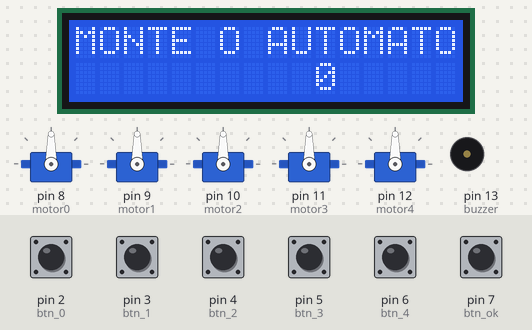
This sketch was run on a simulated Arduino Uno, built with avr-gcc and run on an emulated ATmega328P. Parts: 5 × servo, 16×2 character LCD, buzzer (waves = sounding). The test bench sets the inputs (shaded band); at power-on: pin 2 (btn_0), pin 3 (btn_1), pin 4 (btn_2), pin 5 (btn_3), pin 6 (btn_4), pin 7 (btn_ok) LOW.

Above: at 1.2 s.
1.3 s: pin 2 (btn_0) pulled HIGH for 1 s
At 3.4 s:
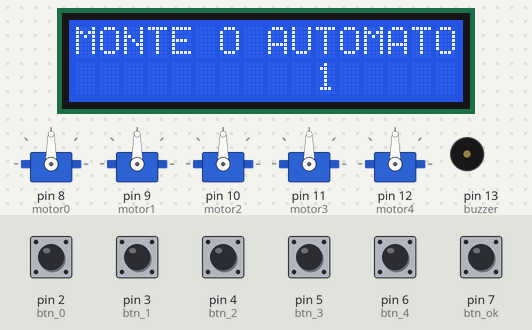
3.8 s: pin 7 (btn_ok) pulled HIGH for 0.15 s
At 5.3 s:
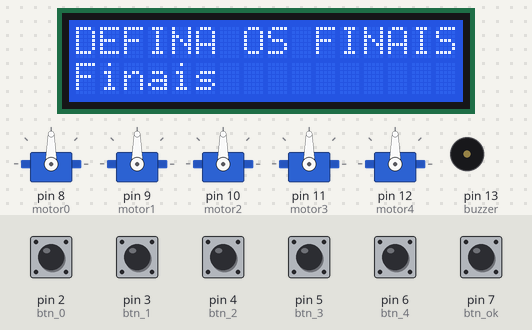
5.6 s: pin 3 (btn_1) pulled HIGH for 0.15 s
At 6.7 s:
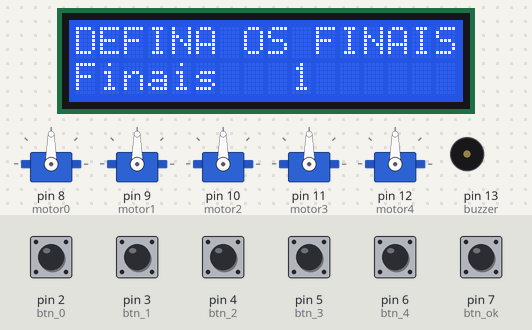
7.4 s: pin 7 (btn_ok) pulled HIGH for 1 s
At 9.9 s:
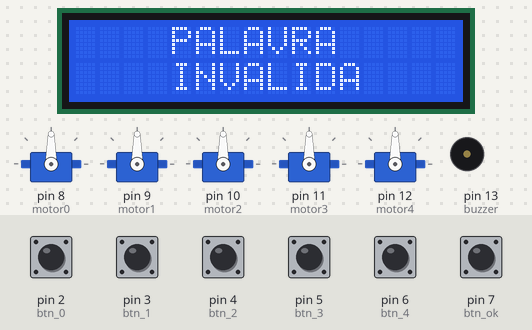
11.0 s: pin 2 (btn_0) driven HIGH and pin 7 (btn_ok) driven HIGH
At 11.8 s:
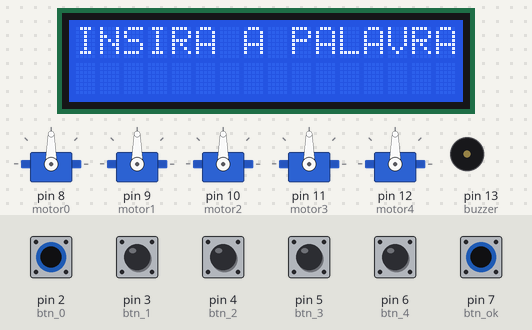
14.0 s: pin 7 (btn_ok) driven LOW
At 15.2 s:
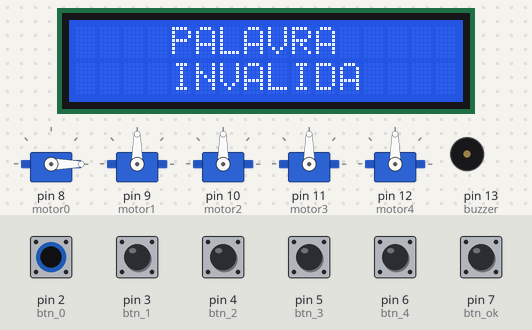
Timing chart, 0 to 16.6 s (numbered marks = the images above; inputs shaded):
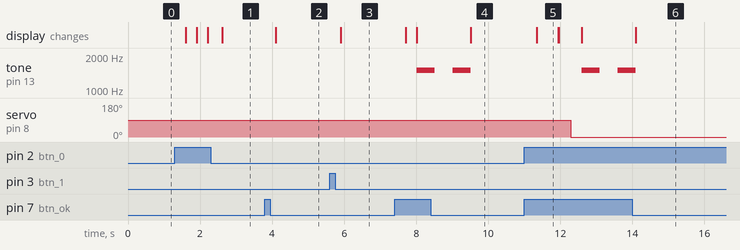

Measured:
- after the input at 1.3 s, the display: first changes after 0.31 s (image 1 shows a later state)
- after the input at 3.8 s, the display: first changes after 0.30 s (image 2 shows a later state)
- after the input at 5.6 s, the display: changes after 0.31 s (image 3)
- after the input at 7.4 s, tone on pin 13 (buzzer): alternates 1500 Hz for 0.50 s and silent for 0.50 s, 4 changes in all, then stays silent, starting after 0.61 s; the display: first changes after 0.31 s (image 4 shows a later state)
- after the input at 11.0 s, tone on pin 13 (buzzer): silent → 1500 Hz after 1.6 s, → silent 0.50 s later, → 1500 Hz 0.50 s later; servo on pin 8 (motor0): 90° → 0° after 1.3 s; the display: changes after 0.35 s (image 5)
- after the input at 14.0 s, tone on pin 13 (buzzer): goes on until 14.1 s, then stays silent; servo on pin 8 (motor0): stays 0° (without the input it goes to 90° after 0.44 s)
- what the display in image 5 shows lasts 0.6 s, from 11.3 s to 11.9 s

The sketch:

TCC_Arduino.ino
```cpp
#include <LiquidCrystal.h> // BIBLIOTECA DO LCD.
#include <Servo.h>
#include "automato.h"

#define btn_0  2
#define btn_1  3
#define btn_2  4
#define btn_3  5
#define btn_4  6
#define btn_ok 7
#define motor0 8
#define motor1 9
#define motor2 10
#define motor3 11
#define motor4 12
#define buzzer 13
#define lcd_14 14
#define lcd_13 15
#define lcd_12 16
#define lcd_11 17
#define lcd_6  18
#define lcd_4  19

LiquidCrystal lcd(lcd_4, lcd_6, lcd_11, lcd_12, lcd_13, lcd_14); // PINOS DO LCD.

Servo motor_0;
Servo motor_1;
Servo motor_2;
Servo motor_3;
Servo motor_4;
int pos=0;

void setup(){
  // DEFINE BOTÕES COMO ENTRADA.
  pinMode(btn_0, INPUT);
  pinMode(btn_1, INPUT);
  pinMode(btn_2, INPUT);
  pinMode(btn_3, INPUT);
  pinMode(btn_4, INPUT);
  pinMode(btn_ok, INPUT);
  // DEFINE MOTORES COMO SAÍDA.
  motor_0.attach(motor0);
  motor_1.attach(motor1);
  motor_2.attach(motor2);
  motor_3.attach(motor3);
  motor_4.attach(motor4);
  // DEFINE BUZZER COMO SAÍDA.
  pinMode(buzzer, OUTPUT);
  // DEFINE AS PORTAS ANALÓGICAS COMO SAÍDAS DIGITAIS PARA O LCD.
  lcd.begin(16, 2); // INICIA O LCD 16x2.
  pinMode(lcd_4, OUTPUT);
  pinMode(lcd_6, OUTPUT);
  pinMode(lcd_11, OUTPUT);
  pinMode(lcd_12, OUTPUT);
  pinMode(lcd_13, OUTPUT);
  pinMode(lcd_14, OUTPUT);
  zera_matriz_finais_palavra();
}

void loop(){
  maquina_estados();
}
```

automato.h
```cpp
#ifndef automato
#define automato

#include "display.h"

#define MONTA_AUTOMATO 0x00
#define DEFINE_FINAIS  0x01
#define INSERE_PALAVRA 0x02
#define VALIDA_PALAVRA 0x03

#define DEBOUNCE 300
#define TEMPO_EXIBICAO 400

int ESTADO=MONTA_AUTOMATO;
bool flag_aviso_sonoro=false;

void zera_matriz_finais_palavra();
void maquina_estados();
bool tem_transicao=false;
bool tem_estado_final=false;

#endif
```

automato.ino
```cpp
#include "automato.h"

void zera_matriz_finais_palavra(){
  for(int i=0; i<MAX_TRANSICOES; i++){
    for(int j=0; j<3; j++){
      matriz[i][j]=' ';
    }
  }
  for(int i=0; i<MAX_ESTADOS; i++){
    estados_finais[i]=' ';
  }
  for(int i=0; i<MAX_PALAVRA; i++){
    palavra[i]=' ';
  }
}

void verifica_repeticao(){
  for(int i=numero_transicao-1; i>=0; i--){
    if(matriz[numero_transicao][0]==matriz[i][0] && matriz[numero_transicao][1]==matriz[i][1]){
      matriz[numero_transicao][0]=' ';
      matriz[numero_transicao][1]=' ';
      matriz[numero_transicao][2]=' ';
      numero_transicao--;
    }
  }
}

bool valida_token(char token){
  for(int i=0; i<numero_transicao; i++){
    if(matriz[i][0]==estado_atual && matriz[i][1]==token){
      return true;
    }
  }
  flag_nok=true;// ACUSA ERRO.
  return false;
}

bool verificar_estado_final(char estado_atual){
  for(int i=0; i<MAX_ESTADOS; i++){
    if (estados_finais[i]==estado_atual) return true;
  }
  return false;
}

void abaixar_motores(){
  for (pos=0; pos<=90; pos++){
    motor_0.write(pos);
    motor_1.write(pos);
    motor_2.write(pos);
    motor_3.write(pos);
    motor_4.write(pos);
  }
}

void acusar_erro(){
  tone(buzzer,1500);
  delay(500);
  noTone(buzzer);
  delay(500);
  tone(buzzer,1500);
  delay(500);
  noTone(buzzer);
  flag_nok=true;
}

void acusar_sucesso(){
  tone(buzzer,1500);
  delay(500);
  noTone(buzzer);
}

void levantar_motor(char transicao){
  for(int i=0; i<=numero_transicao; i++){
    if(matriz[i][0]==estado_atual && matriz[i][1]==transicao){
      estado_atual=matriz[i][2];
      switch(matriz[i][2]){
        case '0':
          for (pos=90; pos>=0; pos--){
            motor_0.write(pos);
          }
        break;
        case '1':
          for (pos=90; pos>=0; pos--){
            motor_1.write(pos);
          }
        break;
        case '2':
          for (pos=90; pos>=0; pos--){
            motor_2.write(pos);
          }
        break;
        case '3':
          for (pos=90; pos>=0; pos--){
            motor_3.write(pos);
          }
        break;
        case '4':
          for (pos=90; pos>=0; pos--){
            motor_4.write(pos);
          }
        break;
      };
      return;
    }
  }
}

void montar_automato(char valor){
  delay(DEBOUNCE);
  matriz[numero_transicao][posicao_matriz]=valor;
  posicao_matriz++;
}

void definir_finais(int btn, char valor){
  delay(DEBOUNCE);
  if(estados_finais[btn]==' ') numero_estados_finais++;
  estados_finais[btn]=valor;
  tem_estado_final=true;
}

void inserir_palavra(char valor){
  delay(DEBOUNCE);
  abaixar_motores();
  if(valida_token(valor)){
    palavra[tamanho_palavra]=valor;
    levantar_motor(palavra[tamanho_palavra]);
    tamanho_palavra++;
  }
  else acusar_erro();
}

void maquina_estados(){
  switch(ESTADO){

    case MONTA_AUTOMATO:
      exibir_lcd_monta_automato();
      if(digitalRead(btn_0)==HIGH) montar_automato('0');
      if(digitalRead(btn_1)==HIGH) montar_automato('1');
      if(digitalRead(btn_2)==HIGH) montar_automato('2');
      if(digitalRead(btn_3)==HIGH) montar_automato('3');
      if(digitalRead(btn_4)==HIGH) montar_automato('4');
      if(posicao_matriz==3){
        exibir_lcd_monta_automato();
        delay(TEMPO_EXIBICAO);
        verifica_repeticao();
        posicao_matriz=0;
        numero_transicao++;
        tem_transicao=true;
      }
      if(numero_transicao==MAX_TRANSICOES){
        ESTADO=DEFINE_FINAIS;
        lcd.clear();
      }
      if(digitalRead(btn_ok)==HIGH){
        delay(DEBOUNCE);
        if(posicao_matriz==0 && tem_transicao==true){
          ESTADO=DEFINE_FINAIS;
          lcd.clear();
        }
      }
    break;

    case DEFINE_FINAIS:
      exibir_lcd_define_finais();
      if(digitalRead(btn_0)==HIGH) definir_finais(0, '0');
      if(digitalRead(btn_1)==HIGH) definir_finais(1, '1');
      if(digitalRead(btn_2)==HIGH) definir_finais(2, '2');
      if(digitalRead(btn_3)==HIGH) definir_finais(3, '3');
      if(digitalRead(btn_4)==HIGH) definir_finais(4, '4');
      if(numero_estados_finais==MAX_ESTADOS){
        delay(TEMPO_EXIBICAO);
        ESTADO=INSERE_PALAVRA;
        lcd.clear();
      }
      if(digitalRead(btn_ok)==HIGH){
        delay(DEBOUNCE);
        if(tem_estado_final){
          ESTADO=INSERE_PALAVRA;
          lcd.clear();
        }
      }
    break;

    case INSERE_PALAVRA:
      exibir_lcd_insere_palavra();
      if(flag_nok==false){
        if(digitalRead(btn_0)==HIGH) inserir_palavra('0');
        if(digitalRead(btn_1)==HIGH) inserir_palavra('1');
        if(digitalRead(btn_2)==HIGH) inserir_palavra('2');
        if(digitalRead(btn_3)==HIGH) inserir_palavra('3');
        if(digitalRead(btn_4)==HIGH) inserir_palavra('4');
        if(tamanho_palavra==MAX_PALAVRA){
          delay(TEMPO_EXIBICAO);
          ESTADO=VALIDA_PALAVRA;
          lcd.clear();
        }
      }
      if(digitalRead(btn_ok)==HIGH){
        delay(DEBOUNCE);
        if(flag_nok==true){
          delay(DEBOUNCE);
          lcd.clear();
          for(int i=0; i<MAX_PALAVRA; i++) palavra[i]=' ';
          tamanho_palavra=0;
          abaixar_motores;
        }
        else{
          ESTADO=VALIDA_PALAVRA;
          lcd.clear();
        }
      }
      flag_nok=false;
    break;

    case VALIDA_PALAVRA:
      if(flag_aviso_sonoro==false){
        if(verificar_estado_final(estado_atual)) acusar_sucesso();
        else acusar_erro();
        flag_aviso_sonoro=true;
      }
      if(digitalRead(btn_ok)==HIGH){
        delay(DEBOUNCE);
        ESTADO=INSERE_PALAVRA;
        abaixar_motores();
        lcd.clear();
        for(int i=0; i<MAX_PALAVRA; i++) palavra[i]=' ';
        tamanho_palavra=0;
        estado_atual='0';
        flag_aviso_sonoro=false;
      }
      exibir_lcd_confirma_palavra();
    break;
  };
}
```

display.h
```cpp
#ifndef display
#define display

#include "variaveis.h"

// MÉTODOS PARA EXIBIR AS DIFERENTES TELAS.
void exibir_lcd_monta_automato();
void exibir_lcd_define_finais();
void exibir_lcd_insere_palavra();
void exibir_lcd_confirma_palavra();

#endif
```

display.ino
```cpp
#include "display.h"

void exibir_lcd_monta_automato(){
    lcd.setCursor(0,0);
    lcd.print("MONTE O AUTOMATO");
    lcd.setCursor(0,1);
    lcd.print((char)matriz[numero_transicao][0]);
    lcd.setCursor(2,1);
    lcd.print((char)matriz[numero_transicao][1]);
    lcd.setCursor(4,1);
    lcd.print((char)matriz[numero_transicao][2]);
    lcd.setCursor(10,1);
    lcd.print(numero_transicao);
    //lcd.setCursor(7,1);
    //lcd.print("transicao");
}

void exibir_lcd_define_finais(){
  lcd.setCursor(0,0);
  lcd.print("DEFINA OS FINAIS");
  lcd.setCursor(0,1);
  lcd.print("Finais ");
  lcd.setCursor(7,1);
  lcd.print(estados_finais[0]);
  lcd.setCursor(9,1);
  lcd.print(estados_finais[1]);
  lcd.setCursor(11,1);
  lcd.print(estados_finais[2]);
  lcd.setCursor(13,1);
  lcd.print(estados_finais[3]);
  lcd.setCursor(15,1);
  lcd.print(estados_finais[4]);
}

void exibir_lcd_insere_palavra(){
  lcd.setCursor(0,0); // COLUNA 0, LINHA 0.
  lcd.print("INSIRA A PALAVRA"); // IMPRIME TEXTO.
  for(int i=0; i<16; i++){
    lcd.setCursor(i,1);
    lcd.print(palavra[i]);
  }
}

void exibir_lcd_confirma_palavra(){
    lcd.setCursor(0,0); // COLUNA 0, LINHA 0.
    lcd.print("    PALAVRA     "); // IMPRIME TEXTO.
    lcd.setCursor(0,1); // COLUNA 0, LINHA 1.
    if(flag_nok==false) lcd.print("    VALIDA      "); // IMPRIME TEXTO.
    if(flag_nok==true) lcd.print("    INVALIDA    "); // IMPRIME TEXTO.
}
```

variaveis.h
```cpp
#ifndef variaveis
#define variaveis

#include "Arduino.h"

#define MAX_ESTADOS    5
#define MAX_TRANSICOES 25
#define MAX_PALAVRA    16

/*
 MATRIZ
 ESTADO TRANSIÇÃO ESTADO
 */
char matriz[MAX_TRANSICOES][3]; // MATRIZ QUE ARMAZENA AS TRANSIÇÕES.
int numero_transicao=0;
char palavra[MAX_PALAVRA];
char estados_finais[MAX_ESTADOS];
int posicao_matriz=0;
int numero_estados_finais=0;
int tamanho_palavra=0;
char estado_atual='0'; // O ESTADO INICIAL SERÁ SEMPRE O ZERO.
bool flag_nok=false;

#endif
```
